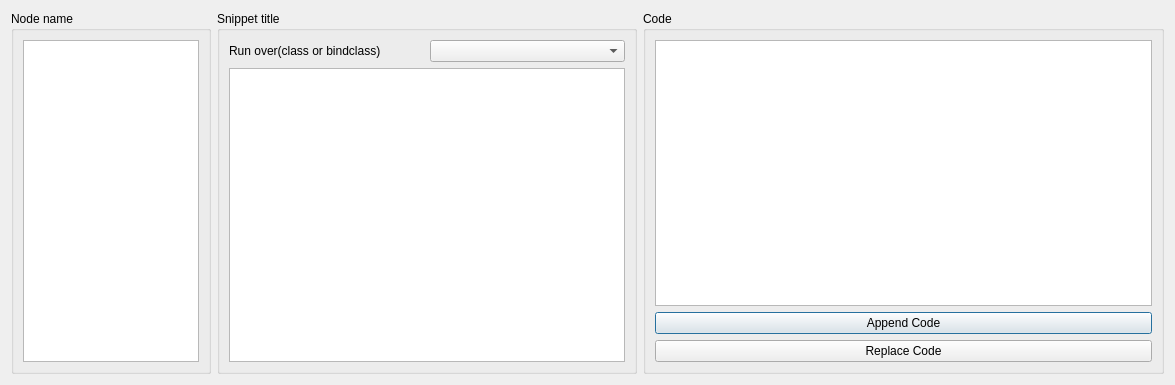
<?xml version="1.0" encoding="UTF-8"?>
<ui version="4.0">
 <class>Dialog</class>
 <widget class="QDialog" name="Dialog">
  <property name="geometry">
   <rect>
    <x>0</x>
    <y>0</y>
    <width>1175</width>
    <height>385</height>
   </rect>
  </property>
  <property name="minimumSize">
   <size>
    <width>1175</width>
    <height>385</height>
   </size>
  </property>
  <property name="windowTitle">
   <string>Dialog</string>
  </property>
  <property name="styleSheet">
   <string notr="true"/>
  </property>
  <layout class="QHBoxLayout" name="horizontalLayout_2">
   <item>
    <widget class="QGroupBox" name="groupBox">
     <property name="maximumSize">
      <size>
       <width>200</width>
       <height>16777215</height>
      </size>
     </property>
     <property name="title">
      <string>Node name</string>
     </property>
     <layout class="QVBoxLayout" name="verticalLayout">
      <item>
       <widget class="QListWidget" name="node_list"/>
      </item>
     </layout>
    </widget>
   </item>
   <item>
    <widget class="QGroupBox" name="groupBox_2">
     <property name="maximumSize">
      <size>
       <width>420</width>
       <height>16777215</height>
      </size>
     </property>
     <property name="title">
      <string>Snippet title</string>
     </property>
     <layout class="QVBoxLayout" name="verticalLayout_2">
      <item>
       <layout class="QHBoxLayout" name="horizontalLayout">
        <item>
         <widget class="QLabel" name="label">
          <property name="text">
           <string>Run over(class or bindclass)</string>
          </property>
         </widget>
        </item>
        <item>
         <widget class="QComboBox" name="class_cb"/>
        </item>
       </layout>
      </item>
      <item>
       <widget class="QListWidget" name="snippet_list">
        <property name="maximumSize">
         <size>
          <width>16777215</width>
          <height>16777215</height>
         </size>
        </property>
        <property name="sortingEnabled">
         <bool>true</bool>
        </property>
       </widget>
      </item>
     </layout>
    </widget>
   </item>
   <item>
    <widget class="QGroupBox" name="groupBox_3">
     <property name="title">
      <string>Code</string>
     </property>
     <layout class="QVBoxLayout" name="verticalLayout_3">
      <item>
       <widget class="QTextEdit" name="code">
        <property name="styleSheet">
         <string notr="true">color:rgb(195, 255, 98)</string>
        </property>
       </widget>
      </item>
      <item>
       <widget class="QPushButton" name="append_btn">
        <property name="styleSheet">
         <string notr="true">border-color: rgb(79, 238, 116);</string>
        </property>
        <property name="text">
         <string>Append Code</string>
        </property>
       </widget>
      </item>
      <item>
       <widget class="QPushButton" name="replace_btn">
        <property name="text">
         <string>Replace Code</string>
        </property>
       </widget>
      </item>
     </layout>
    </widget>
   </item>
  </layout>
 </widget>
 <tabstops>
  <tabstop>node_list</tabstop>
  <tabstop>class_cb</tabstop>
  <tabstop>snippet_list</tabstop>
  <tabstop>code</tabstop>
  <tabstop>append_btn</tabstop>
  <tabstop>replace_btn</tabstop>
 </tabstops>
 <resources/>
 <connections/>
</ui>
